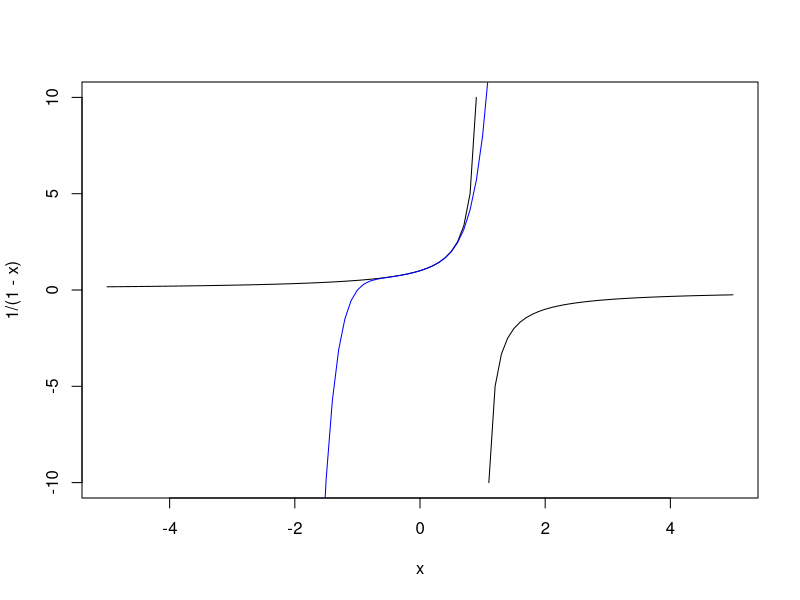
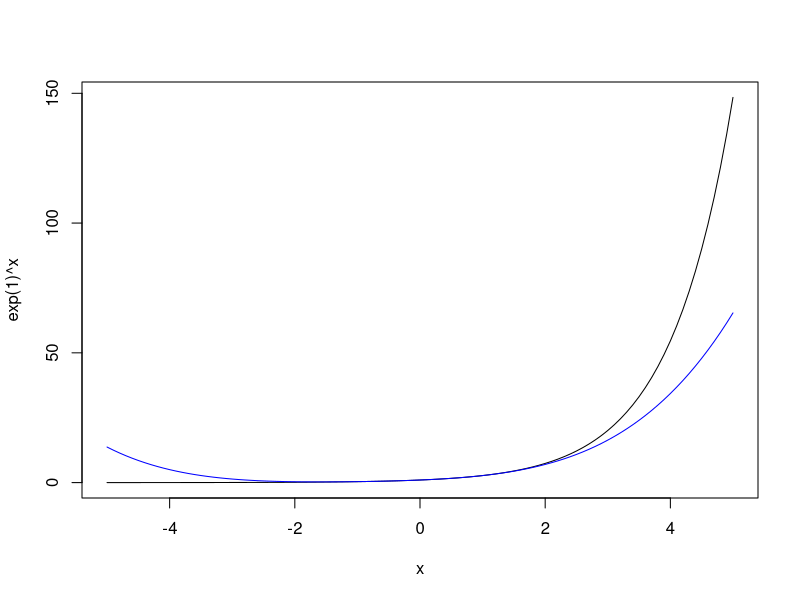
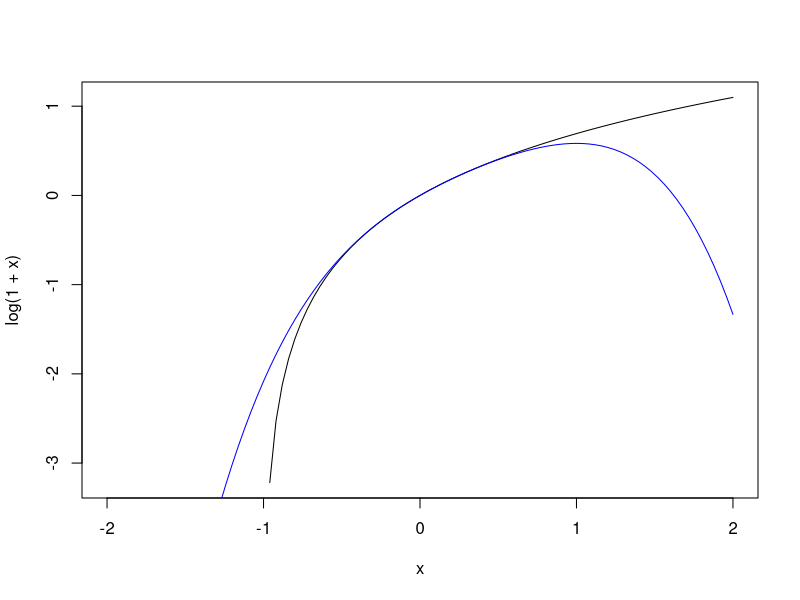

The R script that drew these images, in order:
## ---- chunk 1
library(tidyverse)
## ---- chunk 2
curve(1/(1-x),-5,5)
curve(1 + x + x^2 + x^3 + x^4 + x^5 + x^6 + x^7, -5, 5, col='blue', add=T)
## ---- chunk 3
curve(exp(1)^x,-5,5)
curve(1 + x + x^2/factorial(2) + x^3/factorial(3) + x^4/factorial(4), -5, 5, col='blue', add=T)
## ---- chunk 4
curve(log(1+x),-2,2)
curve(x - (x^2)/2 + (x^3)/3 - (x^4)/4, -2, 2, col='blue', add=T)
